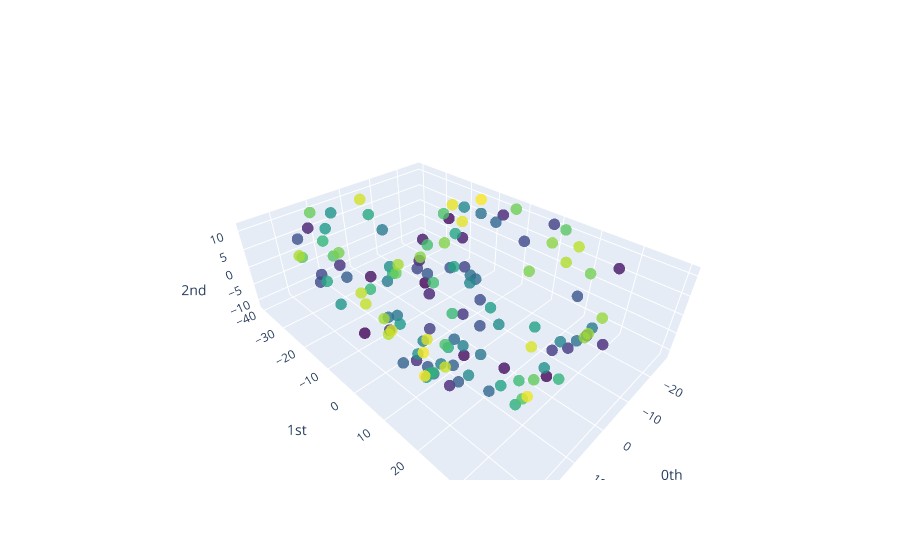

Here is the notebook cell this chart was saved with:
### Code cell
plot_point_cloud(x_train[5])
# x_train[0].shape
